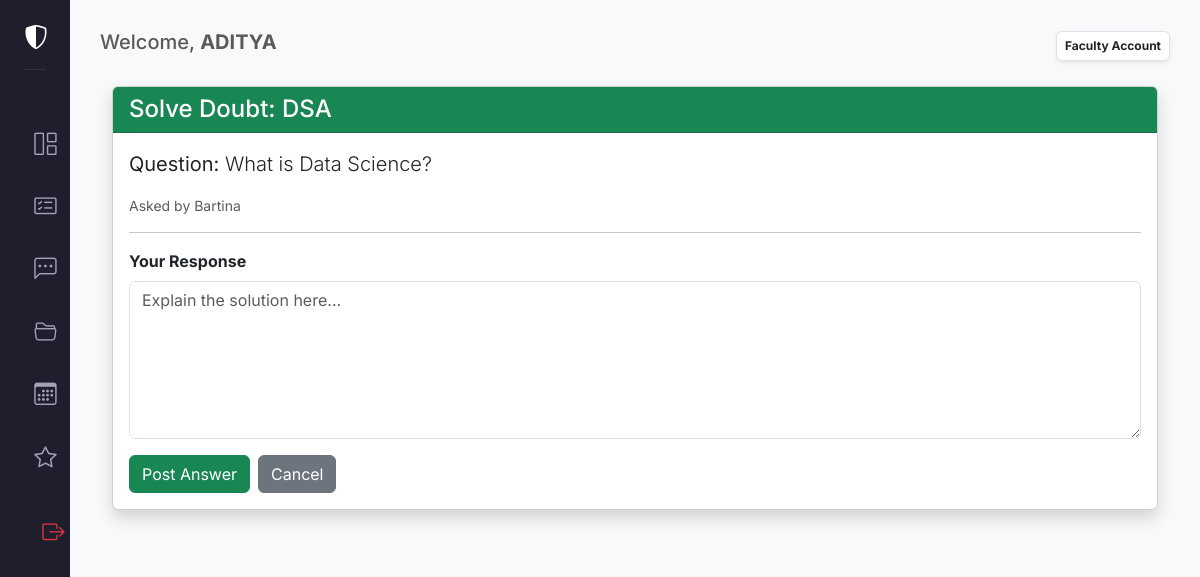
The page /doubts/answer/3/ (signed in) on the database its author committed.
### academic/models.py (models this page shows, shortened)
class Doubt(models.Model):
    student = models.ForeignKey(User, on_delete=models.CASCADE, related_name='asked_doubts')
    subject = models.CharField(max_length=100)
    question = models.TextField()
    answer = models.TextField(blank=True, null=True)
    answered_by = models.ForeignKey(User, on_delete=models.SET_NULL, null=True, blank=True, limit_choices_to={'is_staff': True}, related_name='answered_doubts')
    is_resolved = models.BooleanField(default=False)
    created_at = models.DateTimeField(auto_now_add=True)

### academic/views.py (the view, shortened to what this page needs)
# urls.py: path('doubts/answer/<int:doubt_id>/', views.answer_doubt, name='answer_doubt'),
@login_required
def answer_doubt(request, doubt_id):
    if not request.user.is_staff:
        return redirect('dashboard')
    doubt = Doubt.objects.get(id=doubt_id)
    return render(request, 'answer_doubt.html', {'doubt': doubt})

### academic/templates/answer_doubt.html (shortened to what this page needs)
{% extends 'base.html' %}
{% block content %}
<div class="container mt-4">
    <div class="card shadow">
        <div class="card-header bg-success text-white">
            <h4 class="mb-0">Solve Doubt: {{ doubt.subject }}</h4>
        </div>
        <div class="card-body">
            <p class="lead"><strong>Question:</strong> {{ doubt.question }}</p>
            <p class="text-muted small">Asked by {{ doubt.student.username }}</p>
            <hr>
            <form method="POST">
                <div class="mb-3">
                    <label class="form-label fw-bold">Your Response</label>
                    <textarea name="answer" class="form-control" rows="6" placeholder="Explain the solution here..." required></textarea>
                </div>
                <div class="d-flex gap-2">
                    <button type="submit" class="btn btn-success">Post Answer</button>
                    <a href="{% url 'doubt_room' %}" class="btn btn-secondary">Cancel</a>
                </div>
            </form>
        </div>
    </div>
</div>
{% endblock %}

### academic/templates/base.html (shortened to what this page needs)
<!DOCTYPE html>
<html lang="en">
<head>
    <link href="https://cdn.jsdelivr.net/npm/bootstrap@5.3.2/dist/css/bootstrap.min.css" rel="stylesheet">
    <link rel="stylesheet" href="https://cdn.jsdelivr.net/npm/bootstrap-icons@1.11.1/font/bootstrap-icons.css">
</head>
<body>
    <div class="sidebar d-flex flex-column">
    <div class="p-4 text-center">
        <h4 class="fw-bold text-white"><i class="bi bi-shield-shaded"></i> <span class="nav-text">My Faculty Zone</span></h4>
        <hr class="text-secondary">
    </div>
    <nav class="flex-column">
        {% if user.is_authenticated %}
            <a class="nav-link" href="{% url 'dashboard' %}">
                <i class="bi bi-grid-1x2"></i><span class="nav-text">Dashboard</span>
            </a>
            <a class="nav-link" href="{% url 'syllabus' %}">
                <i class="bi bi-card-checklist"></i><span class="nav-text">Syllabus</span>
            </a>
            <a class="nav-link" href="{% url 'doubt_room' %}">
                <i class="bi bi-chat-left-dots"></i><span class="nav-text">Doubt Room</span>
            </a>
            <a class="nav-link" href="{% url 'library' %}">
                <i class="bi bi-folder2-open"></i><span class="nav-text">Library</span>
            </a>
            {% if user.is_staff %}
                <a class="nav-link" href="{% url 'timetable' %}">
                    <i class="bi bi-calendar3"></i><span class="nav-text">Timetable</span>
                </a>
                <a class="nav-link" href="{% url 'teacher_feedback' %}">
                    <i class="bi bi-star"></i><span class="nav-text">My Reviews</span>
                </a>
            {% else %}
                <a class="nav-link" href="{% url 'submit_feedback' %}">
                    <i class="bi bi-chat-heart"></i><span class="nav-text">Rate Faculty</span>
                </a>
            {% endif %}
            <div class="mt-auto p-2">
                <form action="{% url 'logout' %}" method="post">
                    <button type="submit" class="nav-link bg-transparent border-0 w-100 text-start">
                        <i class="bi bi-box-arrow-right text-danger"></i><span class="nav-text text-danger">Logout</span>
                    </button>
                </form>
            </div>
        {% else %}
 <a class="nav-link" href="{% url 'registration_page' %}">
    <i class="bi bi-box-arrow-in-right"></i>
    <span class="nav-text">Registration</span>
</a>
{% endif %}
    </nav>
</div>
    <div class="main-content">
        <div class="d-flex justify-content-between align-items-center mb-4">
            <h5 class="text-muted">Welcome, <b>{{ user.username }}</b></h5>
            <div class="badge bg-white text-dark p-2 border shadow-sm">
                {{ user.is_staff|yesno:"Faculty Account,Student Account" }}
            </div>
        </div>
        {% block content %}{% endblock %}
    </div>
</body>
</html>

### academic/templates/base.html (style rules this page uses)
:root { --sidebar-collapsed-width: 70px; --sidebar-expanded-width: 260px; --primary-color: #4361ee; --bg-dark: #1e1e2d; }
body { font-family: 'Inter', sans-serif; background-color: #f8f9fa; overflow-x: hidden; }
.sidebar { width: var(--sidebar-collapsed-width); height: 100vh; position: fixed; background: var(--bg-dark); color: white; transition: width 0.3s ease; z-index: 1000; overflow-x: hidden; white-space: nowrap; }
.sidebar .nav-link { color: #a2a3b7; padding: 12px 20px; display: flex; align-items: center; text-decoration: none; transition: all 0.2s; margin: 5px 8px; border-radius: 8px; }
.sidebar .nav-link i { font-size: 1.4rem; min-width: 35px; text-align: center; }
.main-content { margin-left: var(--sidebar-collapsed-width); padding: 30px; transition: margin-left 0.3s ease; }

### rows shown on the page
Doubt: subject "DSA", question "What is Data Science?", student.username "Bartina"

### other values the page prints
{{ user.username }} "ADITYA"
{{ user.is_staff|yesno:"Faculty Account,Student Account" }} "Faculty Account"
